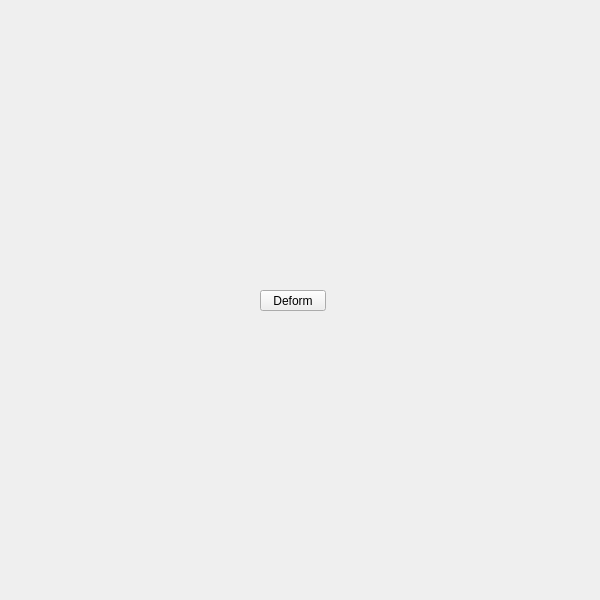
<?xml version="1.0" encoding="UTF-8"?>
<ui version="4.0">
 <class>QtUi</class>
 <widget class="QMainWindow" name="QtUi">
  <property name="enabled">
   <bool>true</bool>
  </property>
  <property name="geometry">
   <rect>
    <x>0</x>
    <y>0</y>
    <width>600</width>
    <height>600</height>
   </rect>
  </property>
  <property name="sizePolicy">
   <sizepolicy hsizetype="Ignored" vsizetype="Ignored">
    <horstretch>0</horstretch>
    <verstretch>0</verstretch>
   </sizepolicy>
  </property>
  <property name="minimumSize">
   <size>
    <width>0</width>
    <height>0</height>
   </size>
  </property>
  <property name="maximumSize">
   <size>
    <width>600</width>
    <height>600</height>
   </size>
  </property>
  <property name="cursor">
   <cursorShape>ArrowCursor</cursorShape>
  </property>
  <property name="toolButtonStyle">
   <enum>Qt::ToolButtonIconOnly</enum>
  </property>
  <property name="tabShape">
   <enum>QTabWidget::Triangular</enum>
  </property>
  <property name="dockNestingEnabled">
   <bool>true</bool>
  </property>
  <property name="dockOptions">
   <set>QMainWindow::AllowNestedDocks|QMainWindow::AllowTabbedDocks|QMainWindow::AnimatedDocks|QMainWindow::ForceTabbedDocks</set>
  </property>
  <widget class="QWidget" name="widget">
   <property name="sizePolicy">
    <sizepolicy hsizetype="Ignored" vsizetype="Ignored">
     <horstretch>0</horstretch>
     <verstretch>0</verstretch>
    </sizepolicy>
   </property>
   <widget class="MenuButton" name="i020">
    <property name="geometry">
     <rect>
      <x>260</x>
      <y>290</y>
      <width>66</width>
      <height>21</height>
     </rect>
    </property>
    <property name="minimumSize">
     <size>
      <width>0</width>
      <height>21</height>
     </size>
    </property>
    <property name="maximumSize">
     <size>
      <width>66</width>
      <height>21</height>
     </size>
    </property>
    <property name="target">
     <string>deform</string>
    </property>
    <property name="text">
     <string>Deform</string>
    </property>
   </widget>
  </widget>
 </widget>
 <customwidgets>
  <customwidget>
   <class>MenuButton</class>
   <extends>QPushButton</extends>
   <header>widgets.menubutton.h</header>
  </customwidget>
 </customwidgets>
 <resources/>
 <connections/>
 <designerdata>
  <property name="gridDeltaX">
   <number>5</number>
  </property>
  <property name="gridDeltaY">
   <number>10</number>
  </property>
  <property name="gridSnapX">
   <bool>true</bool>
  </property>
  <property name="gridSnapY">
   <bool>true</bool>
  </property>
  <property name="gridVisible">
   <bool>true</bool>
  </property>
 </designerdata>
</ui>
